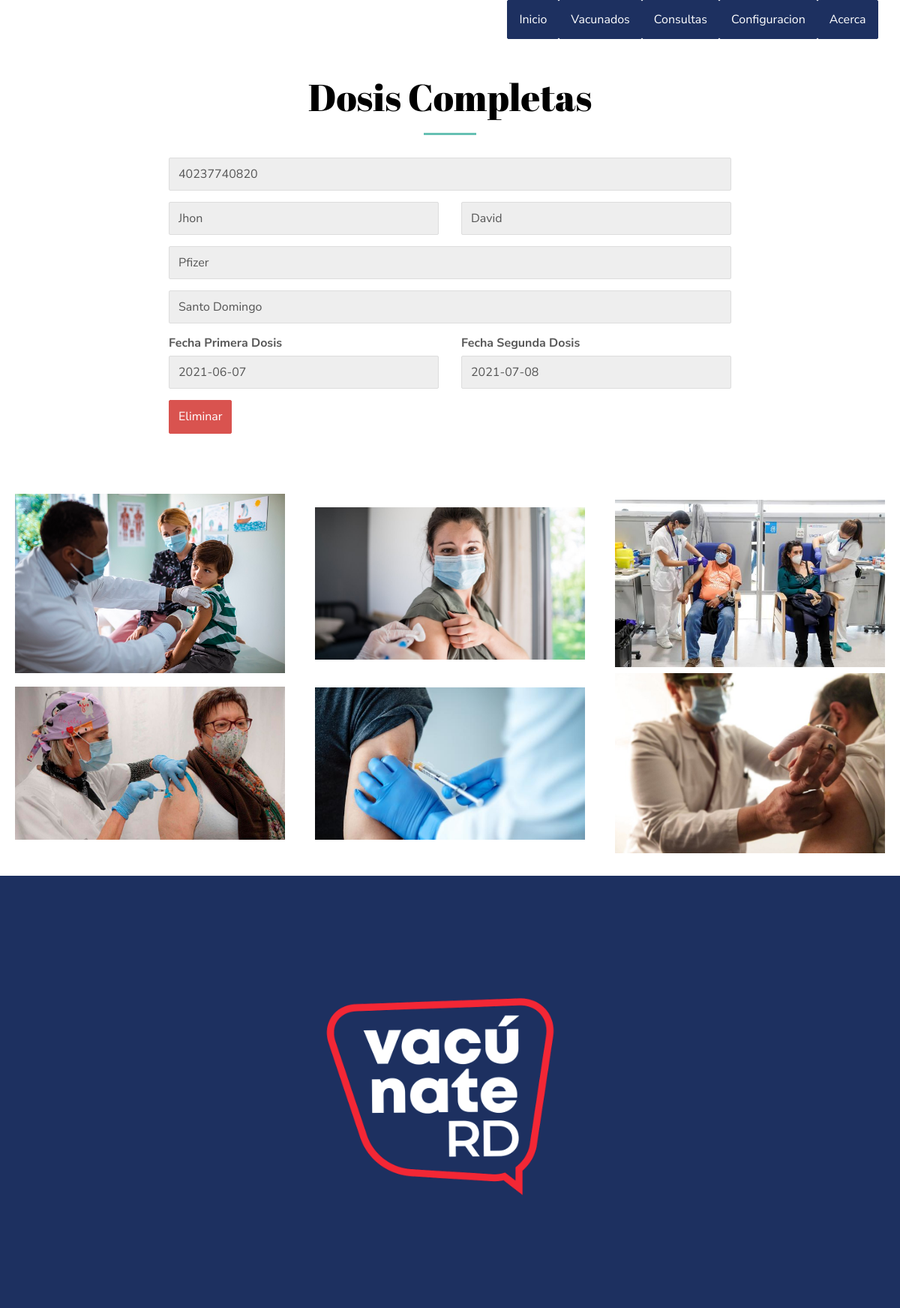
Screenshot of /view-registro.php?registro=40237740820 with the database file from the repository.
### tables this page shows
CREATE TABLE `vacunados` (
  `id_casos` int(11) NOT NULL,
  `nombre` varchar(100) NOT NULL,
  `apellido` varchar(50) NOT NULL,
  `vacuna` varchar(100) NOT NULL,
  `provincia` varchar(100) NOT NULL,
  `fechaprimera` varchar(20) NOT NULL,
  `fechasegunda` varchar(20) NOT NULL,
  `cedula` varchar(100) NOT NULL
);

### view-registro.php (the view, shortened to what this page needs)
<?php
require("head.php");
$cedula = $_GET['registro'];
require("keys/connection.php");
if ($conn) {
    $SELECT = "SELECT * FROM vacunados WHERE cedula = $cedula";
    $resultado = mysqli_query($conn, $SELECT);
    if ($vac = $resultado->fetch_array()) {
        if ($vac['fechasegunda'] == '') {
?>
            <div class="section-container" id="contact-section-container">
                <div class="container contact-form-container">
                    <div class="row">
                        <div class="col-xs-12 col-md-offset-2 col-md-8">
                            <div class="section-container-spacer">
                                <h2 class="text-center">Ingrese Segunda Dosis</h2>
                            </div>
                            <form action="keys/segundadosis.php" method="post">
                                <div class="form-group">
                                    <input type="text" class="form-control" value="<?php echo $cedula; ?>" disabled>
                                    <input type="hidden" value="<?php echo $cedula; ?>" name="cedula">
                                </div>
                                <div class="row">
                                    <div class="col-md-6">
                                        <div class="form-group">
                                            <input type="text" value="<?php echo $vac['nombre']; ?>" class="form-control" disabled>
                                        </div>
                                    </div>
                                    <div class="col-md-6">
                                        <div class="form-group">
                                            <input type="text" value="<?php echo $vac['apellido']; ?>" class="form-control" disabled>
                                        </div>
                                    </div>
                                </div>
                                <div class="form-group">
                                    <input type="text" value="<?php echo $vac['vacuna']; ?>" class="form-control" disabled>
                                </div>
                                <div class="form-group">
                                    <input type="text" value="<?php echo $vac['provincia']; ?>" class="form-control" disabled>
                                </div>
                                <div class="row">
                                    <div class="col-md-6">
                                        <div class="form-group">
                                            <label for="primera">Fecha Primera Dosis</label>
                                            <input type="text" value="<?php echo $vac['fechaprimera']; ?>" class="form-control" disabled>
                                        </div>
                                    </div>
                                    <div class="col-md-6">
                                        <div class="form-group">
                                            <label for="segunda">Fecha Segunda Dosis</label>
                                            <input type="date" class="form-control" name="segunda" id="">
                                        </div>
                                    </div>
                                </div>
                                <button type="submit" class="btn btn-primary">Registrar</button>
                            </form>
                        </div>
                    </div>
                </div>
            </div>
        <?php
        } else {
        ?>
            <div class="section-container" id="contact-section-container">
                <div class="container contact-form-container">
                    <div class="row">
                        <div class="col-xs-12 col-md-offset-2 col-md-8">
                            <div class="section-container-spacer">
                                <h2 class="text-center">Dosis Completas</h2>
                            </div>
                            <form action="keys/eliminar-registro.php" method="post">
                                <div class="form-group">
                                    <input type="text" class="form-control" value="<?php echo $cedula; ?>" disabled>
                                </div>
                                <div class="row">
                                    <div class="col-md-6">
                                        <div class="form-group">
                                            <input type="text" value="<?php echo $vac['nombre']; ?>" class="form-control" disabled>
                                        </div>
                                    </div>
                                    <div class="col-md-6">
                                        <div class="form-group">
                                            <input type="text" value="<?php echo $vac['apellido']; ?>" class="form-control" disabled>
                                        </div>
                                    </div>
                                </div>
                                <div class="form-group">
                                    <input type="text" value="<?php echo $vac['vacuna']; ?>" class="form-control" disabled>
                                </div>
                                <div class="form-group">
                                    <input type="text" value="<?php echo $vac['provincia']; ?>" class="form-control" disabled>
                                </div>
                                <div class="row">
                                    <div class="col-md-6">
                                        <div class="form-group">
                                            <label for="primera">Fecha Primera Dosis</label>
                                            <input type="text" value="<?php echo $vac['fechaprimera']; ?>" class="form-control" disabled>
                                        </div>
                                    </div>
                                    <div class="col-md-6">
                                        <div class="form-group">
                                            <label for="segunda">Fecha Segunda Dosis</label>
                                            <input type="text" value="<?php echo $vac['fechasegunda']; ?>" class="form-control" disabled>
                                        </div>
                                    </div>
                                </div>
                                <button type="submit" class="btn btn-danger">Eliminar</button>
                            </form>
                        </div>
                    </div>
                </div>
            </div>
<?php
        }
    }
} else {
    echo "la coneccion fallo";
}
?>
<div class="conteiner-fotos">
    <div class="foto">
        <img src="img/01.jpg" alt="">
    </div>
    <div class="foto">
        <img src="img/02.jpg" alt="">
    </div>
    <div class="foto">
        <img src="img/03.jpg" alt="">
    </div>
</div>
<div class="conteiner-fotos">
    <div class="foto">
        <img src="img/04.jpg" alt="">
    </div>
    <div class="foto">
        <img src="img/05.jpg" alt="">
    </div>
    <div class="foto">
        <img src="img/06.jpg" alt="">
    </div>
</div>
<?php
require("footer.php");
?>

### style.css (style rules this page uses)
.conteiner-fotos { width: 100%; display: flex; }
.foto { width: 30%; margin: auto; }
.foto img { width: 100%; object-fit: cover; object-position: center center; }

### rows the page displays
vacunados: nombre "Jhon", apellido "David", vacuna "Pfizer", provincia "Santo Domingo", fechaprimera "2021-06-07", fechasegunda "2021-07-08"
